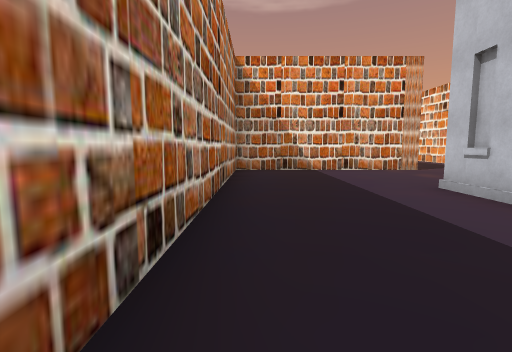
view 1 (above)

24 first-person views from a walk through a Unity game level. The camera is 1.4 m above the floor, tilts 6° down and sees 85° across. The floor is counted in squares, 2 m on a side. Each view is taken from the middle of a square. On the plan, view 1 faces up. The plan holds only what a view shows up to about 9 squares ahead; the rest is blank. The place goes on beyond the plan. The player character is not drawn. Some surface patterns are stand-ins.

view 2
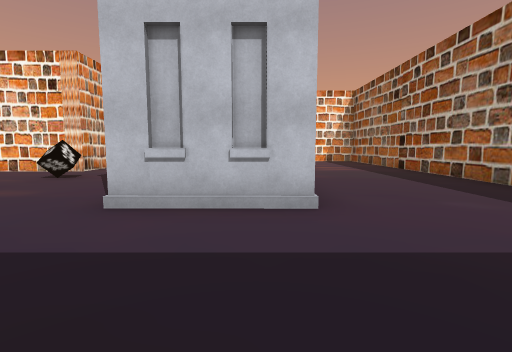

view 3
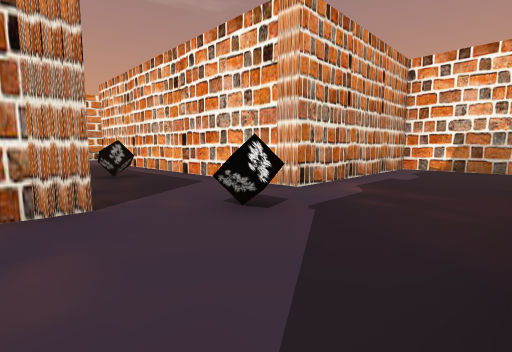

view 4
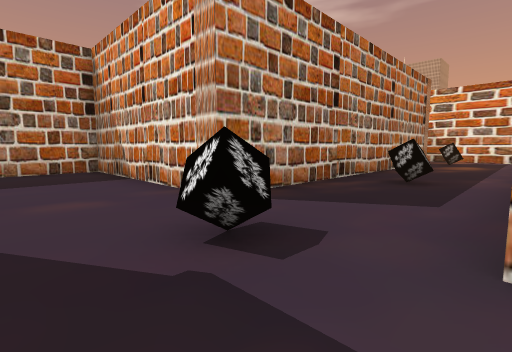

view 5
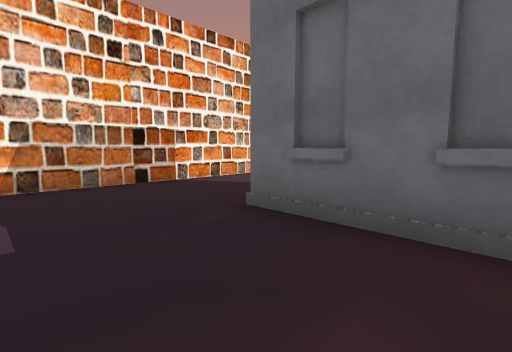

view 6
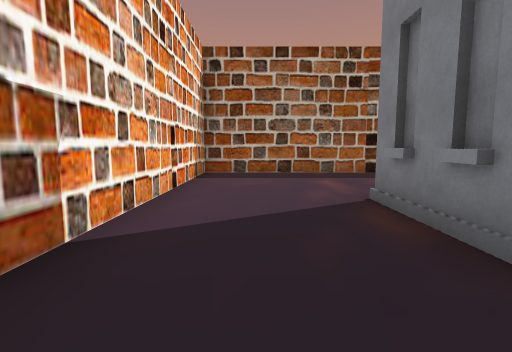

view 7
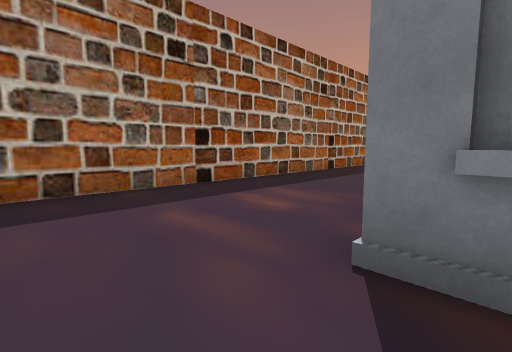

view 8
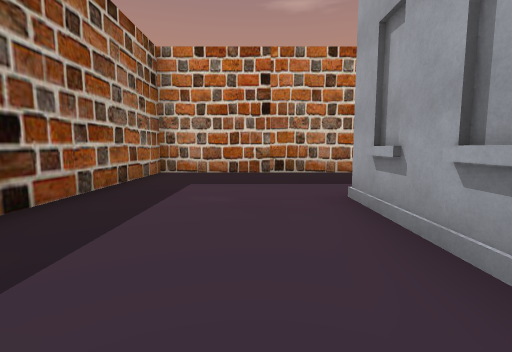

view 9
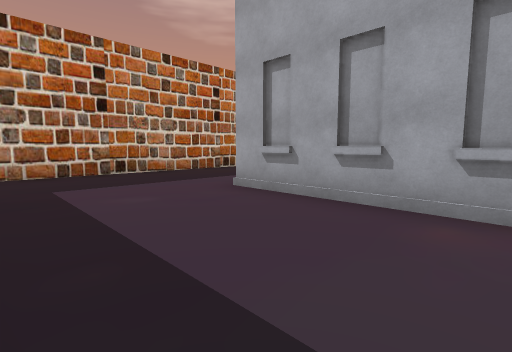

view 10
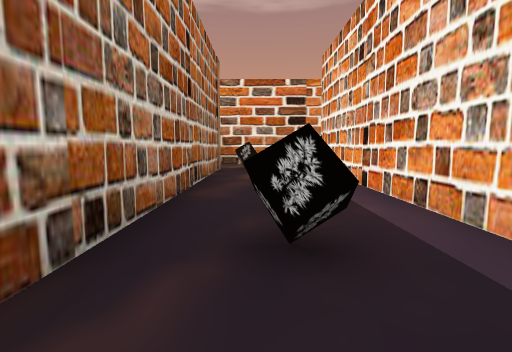

view 11
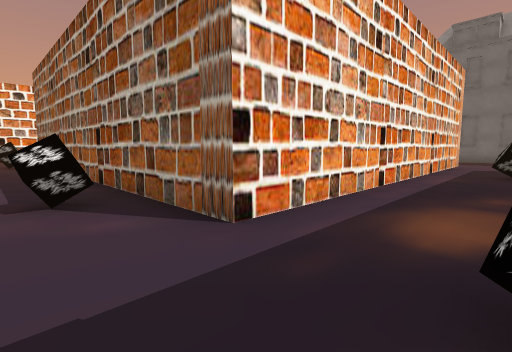

view 12
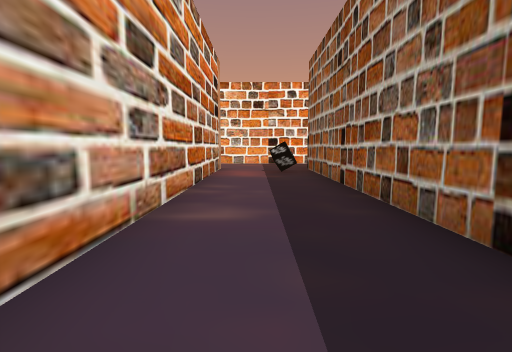

view 13
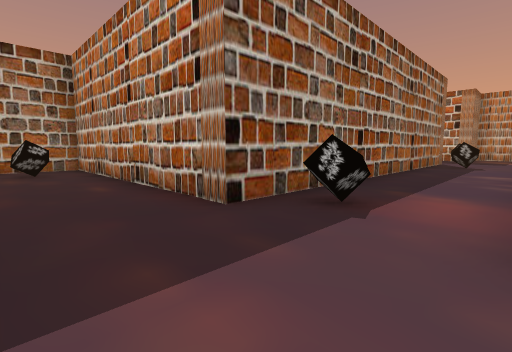

view 14
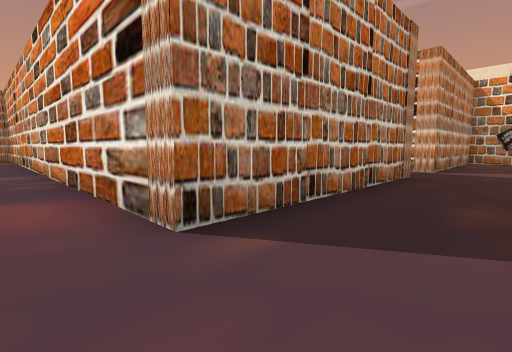

view 15
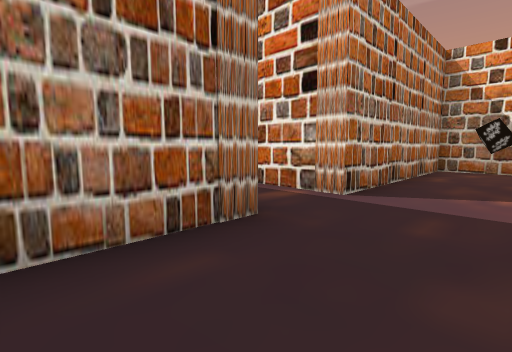

view 16
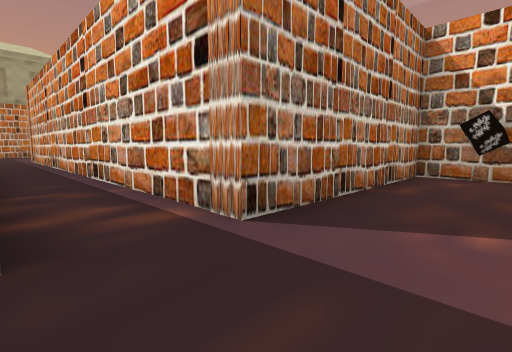

view 17
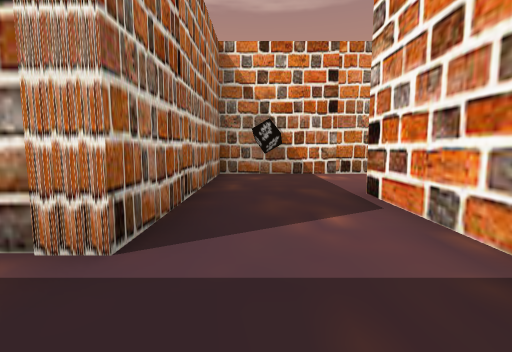

view 18
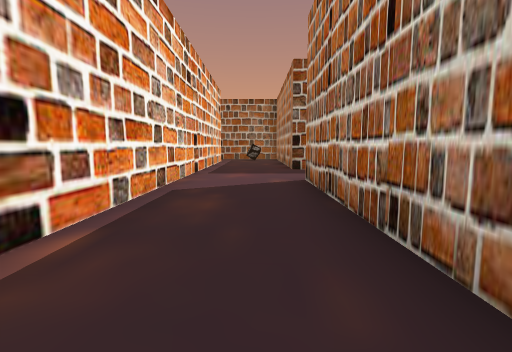

view 19
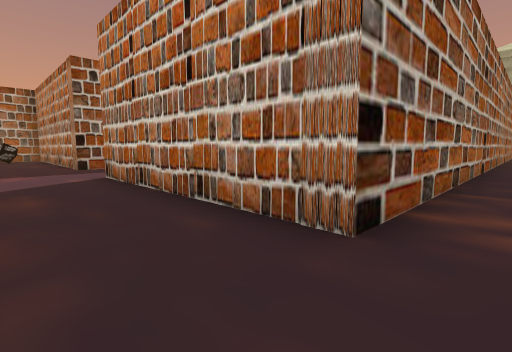

view 20
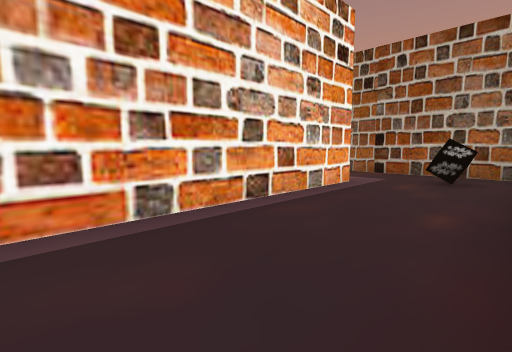

view 21
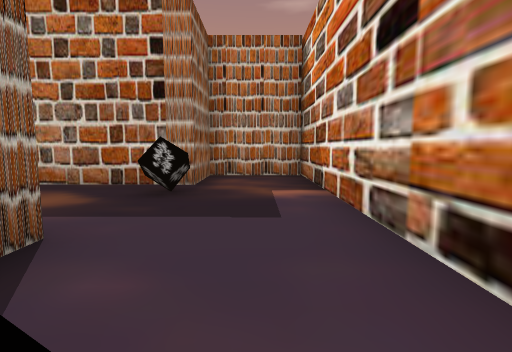

view 22
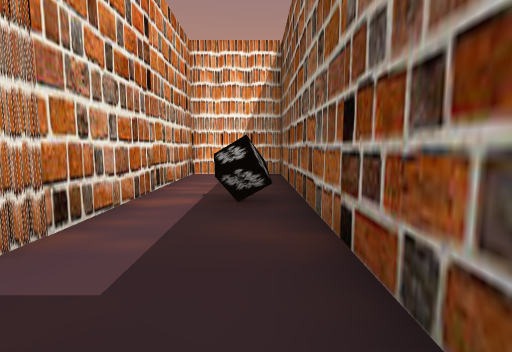

view 23
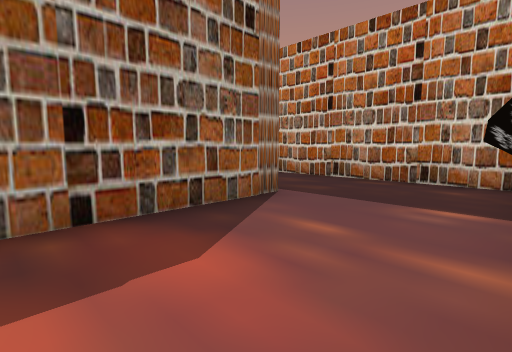

view 24
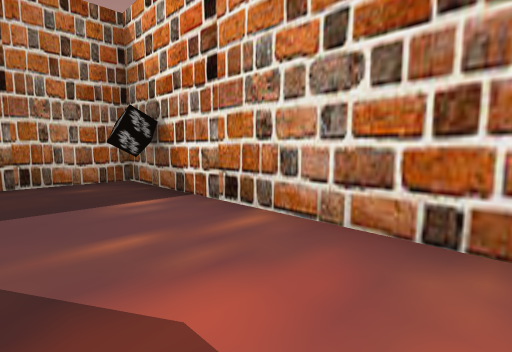

### Floor plan
Key: @ floor where view 1 was taken; # wall or solid block; . floor; B building; O other object.
Columns run from 1 left of view 1 to 25 right of it. Each row starts with its distance up from view 1.
 35                       #####
 34                     ###....
 33                     #......
 32                     #......
 31                     #..####
 30                     #..#
 29            ##########..#
 28            ............
 27           ###########..
 26                     #..
 25                     #..#
 24                     #..#
 23                     #..#
 22                     #..#
 21     #################..#
 20     #..................#
 19     ###O...O.......O...#
 18       #..############..#
 17       #..#          #..#
 16       #..#          #..#
 15       #..#          #..#
 14       #..#          #..####
 13       #..#          #O.....
 12       #O.#          #...OO.
 11       #..#          #######
 10       #..#
  9 #######..#
  8 #........#######
  7 #......O.......#
  6 #..............#
  5 #.......B......#
  4 #...#    ###...#
  3 #...#####  #...#
  2 #........B.....#
  1 #..............#
  0 #@.............#
 -1 #..............#
 -2 ################

Positions as (right, up) in squares from view 1, and headings:
1: (0, 0), facing up
2: (0, 3), facing right
3: (4, 5), facing up-right
4: (8, 6), facing up-left
5: (8, 7), facing down-right
6: (12, 6), facing down
7: (12, 3), facing down-left
8: (7, 1), facing left
9: (7, -1), facing up-left
10: (6, 10), facing up
11: (6, 20), facing down-right
12: (10, 20), facing right
13: (21, 21), facing down-left
14: (21, 20), facing up-left
15: (21, 25), facing up-left
16: (21, 27), facing up-left
17: (20, 27), facing up
18: (20, 27), facing down
19: (21, 28), facing down-left
20: (19, 19), facing down-right
21: (10, 20), facing left
22: (20, 12), facing right
23: (25, 34), facing down-left
24: (25, 32), facing up-left
